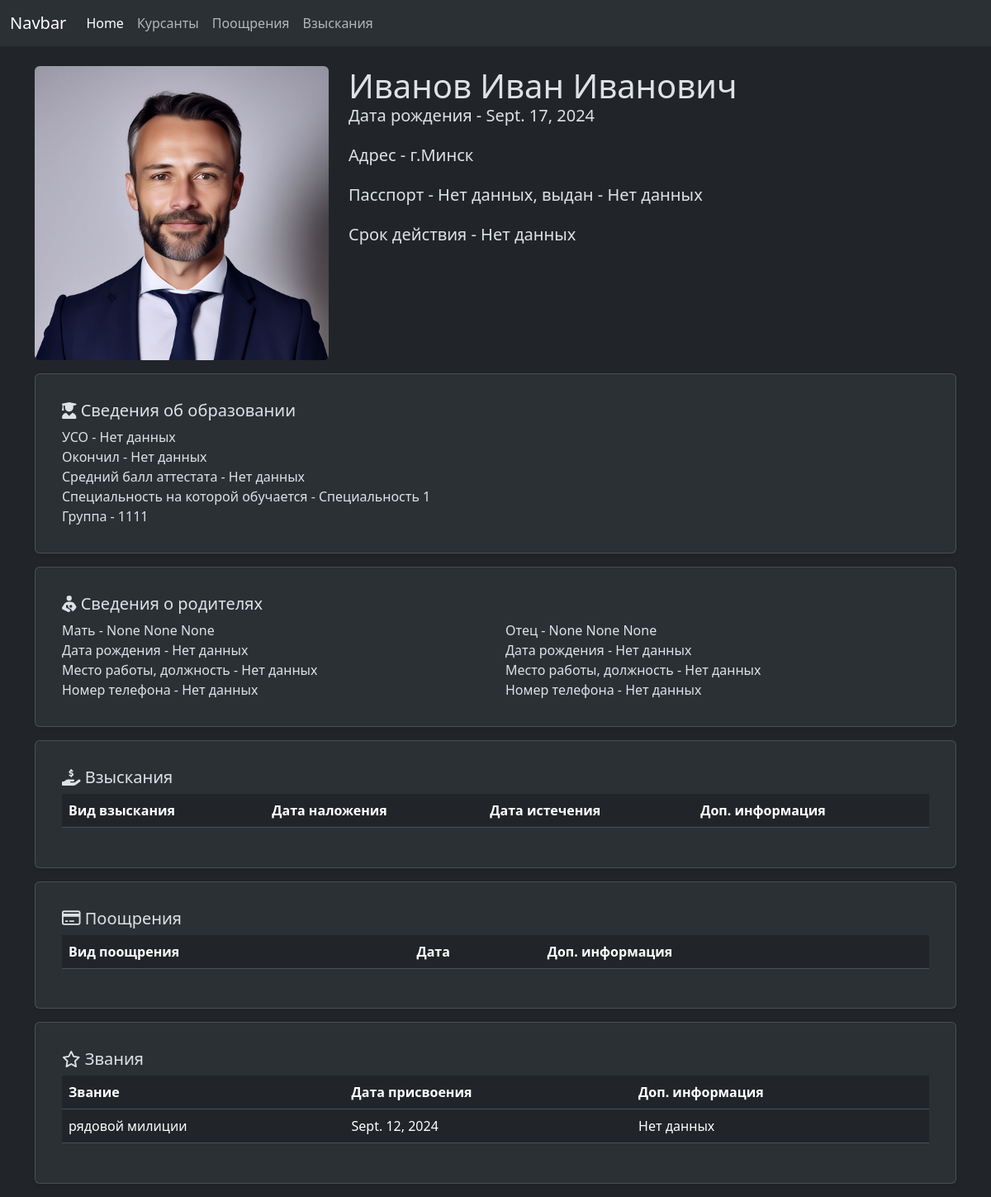
/kis/cadets/13/update, run on an earlier commit of the app's database.
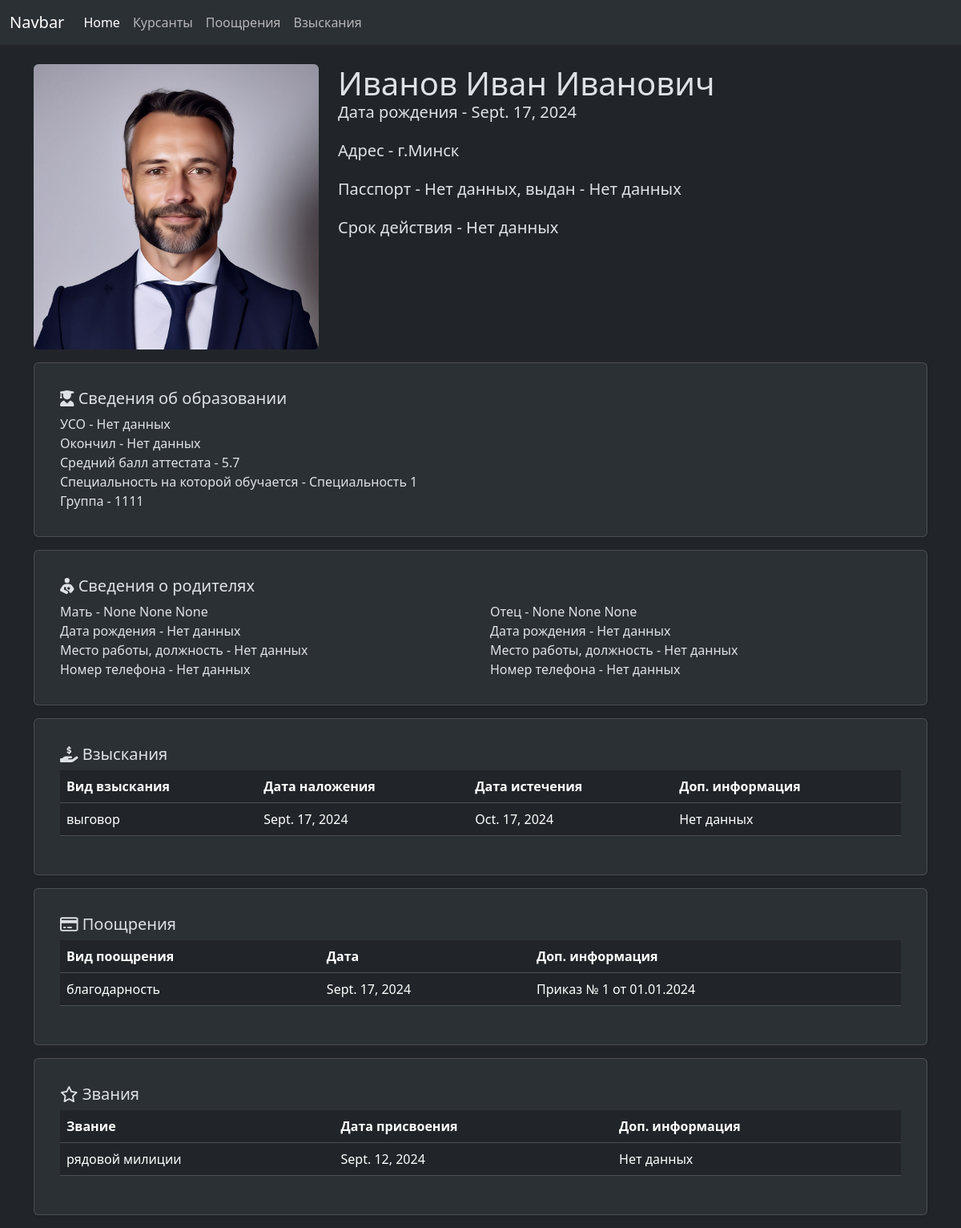
And on a later commit of the database.
### kis/models.py (models this page shows, shortened)
class Cadet(models.Model):
    last_name_rus = models.CharField(max_length=30, verbose_name="Last name rus")
    first_name_rus = models.CharField(max_length=30, verbose_name="First name rus")
    patronymic_rus = models.CharField(max_length=30, verbose_name="Patronymic rus", blank=True, null=True)
    last_name_bel = models.CharField(max_length=30, verbose_name="Last name bel", blank=True, null=True)
    first_name_bel = models.CharField(max_length=30, verbose_name="First name bel", blank=True, null=True)
    patronymic_bel = models.CharField(max_length=30, verbose_name="Patronymic bel", blank=True, null=True)
    last_name_en = models.CharField(max_length=30, verbose_name="Last name en", blank=True, null=True)
    first_name_en = models.CharField(max_length=30, verbose_name="First name en", blank=True, null=True)
    patronymic_en = models.CharField(max_length=30, verbose_name="Patronymic en", blank=True, null=True)
    date_of_birth = models.DateField(verbose_name="Date of birth", blank=True, null=True)
    photo = models.ImageField(upload_to='media/cadets/', verbose_name="Photo", blank=True, null=True)
    address = models.CharField(max_length=255, verbose_name="Address", blank=True, null=True)
    passport_number = models.CharField(max_length=100, verbose_name="Passport number", blank=True, null=True)
    passport_issue_date = models.DateField(verbose_name="Passport issue date", blank=True, null=True)
    passport_validity_period = models.DateField(verbose_name="Passport validity period", blank=True, null=True)
    passport_issue_authority = models.ForeignKey(PassportIssueAuthority, verbose_name="Passport issue authority",
                                                 on_delete=models.SET_NULL, blank=True, null=True)
    father_last_name = models.CharField(max_length=30, verbose_name="Father last name", blank=True, null=True)
    father_first_name = models.CharField(max_length=30, verbose_name="Father first name", blank=True, null=True)
    father_patronymic = models.CharField(max_length=30, verbose_name="Father patronymic", blank=True, null=True)
    father_date_of_birth = models.DateField(verbose_name="Date of birth", blank=True, null=True)
    father_place_of_work = models.TextField(verbose_name="Father place of work", blank=True, null=True)
    father_phone_number = models.CharField(max_length=30, verbose_name="Father phone number", blank=True, null=True)
    mother_last_name = models.CharField(max_length=30, verbose_name="Father last name", blank=True, null=True)
    mother_first_name = models.CharField(max_length=30, verbose_name="Father first name", blank=True, null=True)
    mother_patronymic = models.CharField(max_length=30, verbose_name="Father patronymic", blank=True, null=True)
    mother_date_of_birth = models.DateField(verbose_name="Date of birth", blank=True, null=True)
    mother_place_of_work = models.TextField(verbose_name="Father place of work", blank=True, null=True)
    mother_phone_number = models.CharField(max_length=30, verbose_name="Father phone number", blank=True, null=True)
    school_graduated = models.TextField(verbose_name="School graduated", blank=True, null=True)
    school_graduating_date = models.DateField(verbose_name="School graduating date", blank=True, null=True)
    school_average_score = models.FloatField(verbose_name="School average score", blank=True, null=True)
    speciality = models.ForeignKey(Speciality, on_delete=models.SET_NULL, blank=True, null=True)
    group = models.ForeignKey(Group, on_delete=models.SET_NULL, blank=True, null=True)
    academy_start_year = models.IntegerField(verbose_name="Academy start year", blank=True, null=True)
    academy_end_year = models.IntegerField(verbose_name="Academy graduating year", blank=True, null=True)
    class Meta:
        ordering = ('id',)
        verbose_name = 'Курсант'
        verbose_name_plural = 'Курсанты'

class RankHistory(models.Model):
    cadet = models.ForeignKey(Cadet, on_delete=models.CASCADE, verbose_name="Cadet")
    rank = models.ForeignKey(Rank, on_delete=models.CASCADE, verbose_name="Rank")
    rank_date = models.DateField(verbose_name="Rank date", blank=True, null=True)
    extra_data = models.TextField(verbose_name="Extra data", blank=True, null=True)
    class Meta:
        ordering = ('id',)
        verbose_name = 'Присвоение звания'
        verbose_name_plural = 'Присвоение званий'

class Rank(models.Model):
    rank = models.CharField(verbose_name="Rank", max_length=20, unique=True)
    def __str__(self):
        return self.rank
    class Meta:
        ordering = ('id',)
        verbose_name = 'Звание'
        verbose_name_plural = 'Звания'

class Speciality(models.Model):
    speciality_name = models.TextField(verbose_name="Speciality", unique=True)
    def __str__(self):
        return self.speciality_name
    class Meta:
        ordering = ('id',)
        verbose_name = 'Специальность'
        verbose_name_plural = 'Специальности'

class Group(models.Model):
    group_name = models.CharField(max_length=255, verbose_name="Group name", unique=True)
    def __str__(self):
        return self.group_name
    class Meta:
        ordering = ('id',)
        verbose_name = 'Группа'
        verbose_name_plural = 'Группы'

class Punishment(models.Model):
    punishment_cadet = models.ForeignKey(Cadet, on_delete=models.CASCADE, verbose_name="Punishment cadet")
    punishment_kind = models.ForeignKey(PunishmentKind, on_delete=models.CASCADE, verbose_name="Punishment kind")
    punishment_start_date = models.DateField(verbose_name="Punishment start date", blank=True, null=True)
    punishment_expiration_date = models.DateField(verbose_name="Punishment expiration date", blank=True, null=True)
    punishment_extra_data = models.TextField(verbose_name="Punishment extra data", blank=True, null=True)
    class Meta:
        ordering = ('id',)
        verbose_name = 'Взыскание'
        verbose_name_plural = 'Взыскания'

class PunishmentKind(models.Model):
    punishment_kind = models.CharField(max_length=255, verbose_name="Punishment kind")
    def __str__(self):
        return self.punishment_kind
    class Meta:
        ordering = ('id',)
        verbose_name = 'Вид взыскания'
        verbose_name_plural = 'Виды взысканий'

class Encouragement(models.Model):
    encouragement_cadet = models.ForeignKey(Cadet, on_delete=models.CASCADE, verbose_name="Encouragement cadet")
    encouragement_kind = models.ForeignKey(EncouragementKind, on_delete=models.CASCADE,
                                           verbose_name="Encouragement kind")
    encouragement_date = models.DateField(verbose_name="Encouragement date", blank=True, null=True)
    encouragement_extra_data = models.TextField(verbose_name="Encouragement extra data", blank=True, null=True)
    class Meta:
        ordering = ('id',)
        verbose_name = 'Поощрение'
        verbose_name_plural = 'Поощрения'

class EncouragementKind(models.Model):
    encouragement_kind = models.CharField(max_length=255, verbose_name="Encouragement kind")
    def __str__(self):
        return self.encouragement_kind
    class Meta:
        ordering = ('id',)
        verbose_name = 'Вид поощрения'
        verbose_name_plural = 'Виды поощрений'

### kis/views.py (the view)
# urls.py: path('cadets/<cadet_pk>/update', views.update_cadet, name='cadet-update'),
def update_cadet(request, cadet_pk):
    if request.method == 'POST':
        obj = get_object_or_404(Cadet, pk=cadet_pk)
    else:
        obj = get_object_or_404(Cadet, pk=cadet_pk)
        punishments = Punishment.objects.filter(punishment_cadet=obj)
        encouragements = Encouragement.objects.filter(encouragement_cadet=obj)
        rank_history = RankHistory.objects.filter(cadet=obj).order_by('-rank_date')
        return render(request, 'kis/cadet/cadet-update-form.html',
                      {'obj': obj, 'punishments': punishments, 'encouragements': encouragements,
                       'rank_history': rank_history})

### kis/templates/kis/cadet/cadet-update-form.html (shortened to what the changed rows need)
{% extends 'base.html' %}
{% load static %}
{% block content %}
    <div class="container">
        <div class="row">
            <div class="col-md-4">
                <div>
                    {% if obj.photo %}
                        <img src="{{ obj.photo.url }}" class="rounded-2" alt="..." style="width: 100%">
                    {% else %}
                        <img src="{% static 'kis/img/without_photo.jpg' %}" class="rounded-2" alt="..."
                             style="width: 100%">
                    {% endif %}
                </div>
            </div>
            <div class="col-md-8">
                <div>
                    <div class="card-body">
                        <h1 class="card-title">{{ obj.last_name_rus }} {{ obj.first_name_rus }} {{ obj.patronymic_rus }}</h1>
                        <h5 class="my-0">Дата рождения - {{ obj.date_of_birth|default:"Нет данных" }}</h5><br>
                        <h5 class="my-0">Адрес - {{ obj.address|default:"Нет данных" }}</h5><br>
                        <h5 class="my-0">Пасспорт - {{ obj.passport_number|default:"Нет данных" }}, выдан
                            - {{ obj.passport_issue_authority|default:"Нет данных" }}</h5><br>
                        <h5 class="my-0">Срок действия - {{ obj.passport_validity_period|default:"Нет данных" }}</h5>
                        <br>
                    </div>
                </div>
            </div>
        </div>
        <div class="row">
            <div class="col-12">
                <div class="card shadow-sm p-3 mb-3 bg-body-tertiary rounded">
                    <div class="card-body">
                        <h5 class="card-title"><i class="fa-solid fa-user-graduate"></i> Сведения об образовании</h5>
                        УСО - {{ obj.school_graduated|default:"Нет данных" }}<br>
                        Окончил - {{ obj.school_graduating_date|default:"Нет данных" }}<br>
                        Средний балл аттестата - {{ obj.school_average_score|default:"Нет данных" }}<br>
                        Специальность на которой обучается - {{ obj.speciality|default:"Нет данных" }}<br>
                        Группа - {{ obj.group|default:"Нет данных" }}<br>
                    </div>
                </div>
            </div>
        </div>
        <div class="row">
            <div class="col-12">
                <div class="card shadow-sm p-3 mb-3 bg-body-tertiary rounded">
                    <div class="card-body">
                        <div class="row">
                            <div class="col-lg-6">
                                Мать
                                - {{ obj.mother_last_name }} {{ obj.mother_first_name }} {{ obj.mother_patronymic }}
                                <br>
                                Дата рождения - {{ obj.mother_date_of_birth|default:"Нет данных" }} <br>
                                Место работы, должность - {{ obj.mother_place_of_work|default:"Нет данных" }} <br>
                                Номер телефона - {{ obj.mother_phone_number|default:"Нет данных" }} <br>
                            </div>
                            <div class="col-lg-6">
                                Отец
                                - {{ obj.father_last_name }} {{ obj.father_first_name }} {{ obj.father_patronymic }}
                                <br>
                                Дата рождения - {{ obj.father_date_of_birth|default:"Нет данных" }} <br>
                                Место работы, должность - {{ obj.father_place_of_work|default:"Нет данных" }} <br>
                                Номер телефона - {{ obj.father_phone_number|default:"Нет данных" }} <br>
                            </div>
                        </div>
                    </div>
                </div>
            </div>
        </div>
        <div class="row">
            <div class="col-12">
                <div class="card shadow-sm p-3 mb-3 bg-body-tertiary rounded">
                    <div class="card-body">
                        <table class="table table-hover">
                            <thead>
                            <tr>
                                <th>Вид взыскания</th>
                                <th>Дата наложения</th>
                                <th>Дата истечения</th>
                                <th>Доп. информация</th>
                            </tr>
                            </thead>
                            <tbody>
                            <tr>
                                {% for punishment in punishments %}
                                    <td>{{ punishment.punishment_kind }}</td>
                                    <td>{{ punishment.punishment_start_date|default:"Нет данных" }}</td>
                                    <td>{{ punishment.punishment_expiration_date|default:"Нет данных" }}</td>
                                    <td>{{ punishment.punishment_extra_data|default:"Нет данных" }}</td>
                                {% endfor %}
                            </tr>
                            </tbody>
                        </table>
                    </div>
                </div>
            </div>
        </div>
        <div class="row">
            <div class="col-12">
                <div class="card shadow-sm p-3 mb-3 bg-body-tertiary rounded">
                    <div class="card-body">
                        <table class="table table-hover">
                            <thead>
                            <tr>
                                <th>Вид поощрения</th>
                                <th>Дата</th>
                                <th>Доп. информация</th>
                            </tr>
                            </thead>
                            <tbody>
                            <tr>
                                {% for encouragement in encouragements %}
                                    <td>{{ encouragement.encouragement_kind }}</td>
                                    <td>{{ encouragement.encouragement_date }}</td>
                                    <td>{{ encouragement.encouragement_extra_data }}</td>
                                {% endfor %}
                            </tr>
                            </tbody>
                        </table>
                    </div>
                </div>
            </div>
        </div>
        <div class="row">
            <div class="col-12">
                <div class="card shadow-sm p-3 mb-3 bg-body-tertiary rounded">
                    <div class="card-body">
                        <table class="table table-hover">
                            <thead>
                            <tr>
                                <th>Звание</th>
                                <th>Дата присвоения</th>
                                <th>Доп. информация</th>
                            </tr>
                            </thead>
                            <tbody>
                            <tr>
                                {% for rank in rank_history %}
                                    <td>{{ rank.rank }}</td>
                                    <td>{{ rank.rank_date|default:"Нет данных" }}</td>
                                    <td>{{ rank.extra_data|default:"Нет данных" }}</td>
                                {% endfor %}
                            </tr>
                            </tbody>
                        </table>
                    </div>
                </div>
            </div>
        </div>
    </div>
{% endblock %}

What changed in the data, as far as the page shows it:
changed Cadet "Иванов": school_average_score "Нет данных" → "5.7"
added Punishment: punishment_kind "выговор", punishment_start_date "Sept. 17, 2024", punishment_expiration_date "Oct. 17, 2024", punishment_extra_data "Нет данных"
added Encouragement: encouragement_kind "благодарность", encouragement_date "Sept. 17, 2024", encouragement_extra_data "Приказ № 1 от 01.01.2024"
